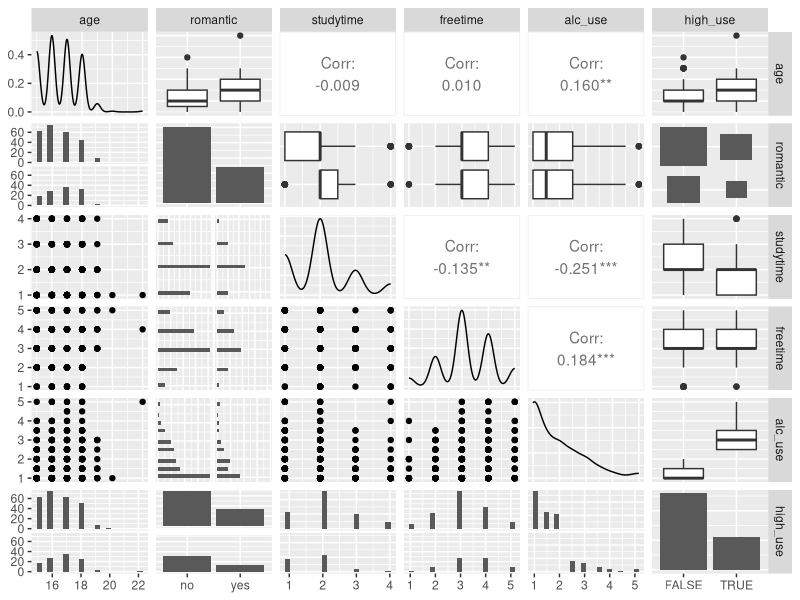
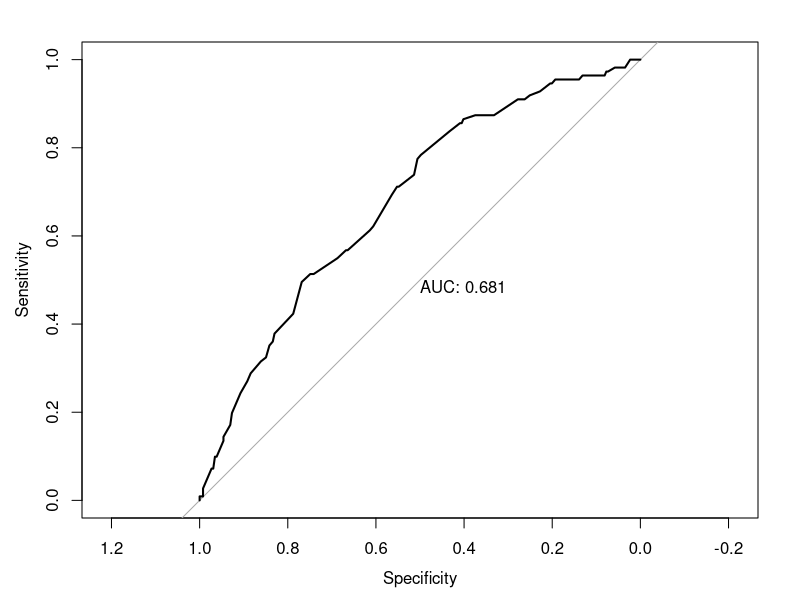
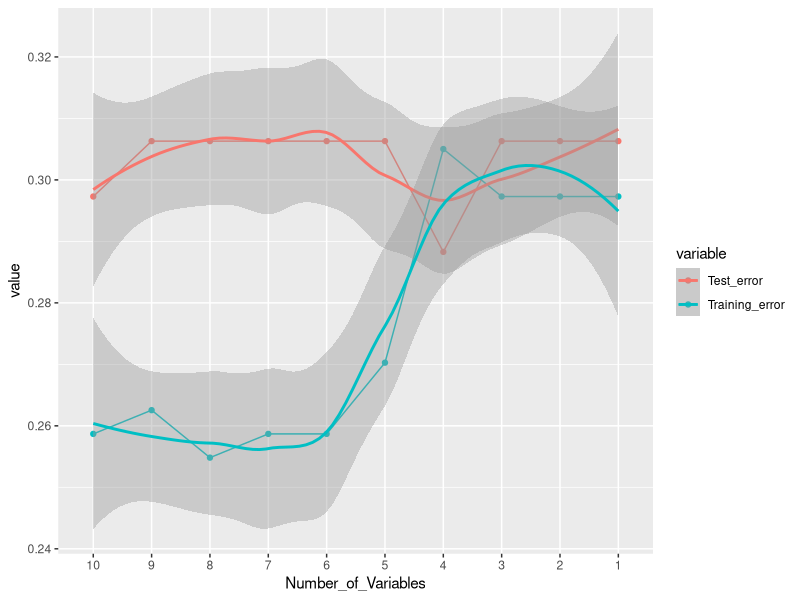

These figures' R source, in order:
## ---- chunk 1
knitr::opts_chunk$set(echo = TRUE)
## ---- chunk 2
library(tidyverse)

# Read data table to R - environment
wrangled_student_mat_por <- as.data.frame(read_csv("Data/wrangled_student_mat_por.csv"))
colnames(wrangled_student_mat_por)
## ---- chunk 3
library(ggplot2)
library(GGally)

# Summary table
int_variables<-c("age","romantic","studytime","freetime","alc_use","high_use")
summary(wrangled_student_mat_por[int_variables])

# Unique values for romantic column
unique(wrangled_student_mat_por$romantic)

# Group by romantic before summarise
wrangled_student_mat_por %>% group_by(romantic) %>% summarise(count = n())

# Scatterplot
p <- ggpairs(wrangled_student_mat_por[int_variables], mapping = aes(), lower =list(combo = wrap("facethist", bins = 20))) 
p
## ---- chunk 4
m <- glm(high_use ~ freetime + studytime + age + factor(romantic), data = wrangled_student_mat_por, family = "binomial")

# Summary
summary(m)

# compute odds ratios (OR)
OR <- coef(m) %>% exp

# compute confidence intervals (CI)
CI <- confint(m) %>% exp

# print out the odds ratios with their confidence intervals
cbind(OR, CI)

## ---- chunk 5
library(caret)
# Let's select only freetime, studytime and age for the next model
m <- glm(high_use ~ freetime + studytime + age, data = wrangled_student_mat_por, family = "binomial")

# Summary
summary(m)

# Making predictions on the train set.
# Probability
wrangled_student_mat_por <- mutate(wrangled_student_mat_por, probability = predict(m, type = "response"))
# Prediction
wrangled_student_mat_por <- mutate(wrangled_student_mat_por, prediction = probability > 0.5)
# 2x2 cross tabulation of predictions versus the actual values
table(high_use = wrangled_student_mat_por$high_use, prediction = wrangled_student_mat_por$prediction)

# Making predictions on the test set.
test_pred<- ifelse(predict(m, newdata = wrangled_student_mat_por, type = "response") > 0.5, "TRUE", "FALSE")
# 2x2 cross tabulation of predictions versus the actual values
table(high_use = wrangled_student_mat_por$high_use, prediction = test_pred)

# We can study our model goodness more by looking ConfusionMatrix of the results
confusionMatrix(table(high_use = wrangled_student_mat_por$high_use, prediction = test_pred))

# Prediction plot
# access dplyr and ggplot2
library(dplyr); library(ggplot2)

# initialize a plot of 'high_use' versus 'probability' in 'wrangled_student_mat_por'
# define the geom as points and draw the plot
g <- ggplot(wrangled_student_mat_por, aes(x = high_use, y =as.numeric(probability))) +
    geom_point(aes(y = as.numeric(probability)), alpha = 0.2)

# ROC curve
library('pROC')
test_prob <- predict(m, newdata = wrangled_student_mat_por, type = "response")
test_roc <- roc(wrangled_student_mat_por$high_use ~ test_prob, plot = TRUE, print.auc = TRUE)
test_roc
# Define a loss function (mean prediction error)
calc_class_err <- function(actual, predicted) {
  mean(actual != predicted)
}

# call loss_func to compute the average number of wrong predictions in the (training) data
calc_class_err(actual = wrangled_student_mat_por$high_use, predicted = wrangled_student_mat_por$prediction)

# call loss_func to compute the average number of wrong predictions in the (test) data
# Error rate should be near each other with training and testing data
calc_class_err(actual = wrangled_student_mat_por$high_use, predicted = test_pred)

## ---- chunk 6
library(caret)

#specify the cross-validation method
ctrl <- trainControl(method = "cv", number = 10)

#fit a regression model and use k-fold CV to evaluate performance
model <- train(factor(high_use) ~ freetime + studytime + age, data = wrangled_student_mat_por, family = "binomial", method = "glm", trControl = ctrl)
model

# Show also summary of model
summary(model)

#View final model parameters
model$finalModel

## ---- chunk 7
# select only columns under interest
wrangled_student_mat_por_sub <- wrangled_student_mat_por[,colnames(wrangled_student_mat_por) %in% c("famsize","Medu","Fedu","traveltime","famrel","sex","health","freetime","studytime","age","high_use")]

# Divide data to test and training sets by using 70 % of the data for the training set
dat <- list()
dat[['index']] <- sample(nrow(wrangled_student_mat_por_sub), size = nrow(wrangled_student_mat_por_sub) * 0.7)
dat[['training']] <- wrangled_student_mat_por_sub[dat$index, ]
dat[['test']] <- wrangled_student_mat_por_sub[-dat$index,]

# Empty lists
count_of_variables <- test_mses <- training_mses <- list()
# For loop to test different counts of variables
for (i in 1:(ncol(wrangled_student_mat_por_sub)- 1)) {
    
    # Build new model every iteration containing one variable less    
    train_mod <-glm(high_use~., data = dat$training[,i:ncol(dat$training)])
    
    # Predict values for training data
    y_hat_training <- predict(train_mod, type = "response")
    train_predict = y_hat_training > 0.5
    # Collect training error
    training_mses[[i]] <- calc_class_err(actual = dat$training$high_use, predicted = train_predict)
    
    # Predict values for testing data
    y_hat_test <- predict(train_mod, newdata = dat$test)
    test_predict = y_hat_test > 0.5
    test_mses[[i]] <- calc_class_err(actual = dat$test$high_use, predicted = test_predict)
    
    count_of_variables[[i]] <- length(train_mod$coefficients) - 1
}

# Build dataframe from results to be used in ggplot
df<-data.frame(Number_of_Variables=unlist(count_of_variables), Test_error=unlist(test_mses),
                Training_error=unlist(training_mses))
# Build plot
library("reshape2")
df_long<-melt(df, id="Number_of_Variables",)
df_long$Number_of_Variables<-factor(df_long$Number_of_Variables, levels=df$Number_of_Variables)
a<-ggplot(df_long, aes(x = Number_of_Variables,y=value, color=variable, group=variable)) +
    geom_point() +
    geom_line() +
    geom_smooth() +
    scale_x_discrete(limits = rev(levels(df$Number_of_Variables)))
a

